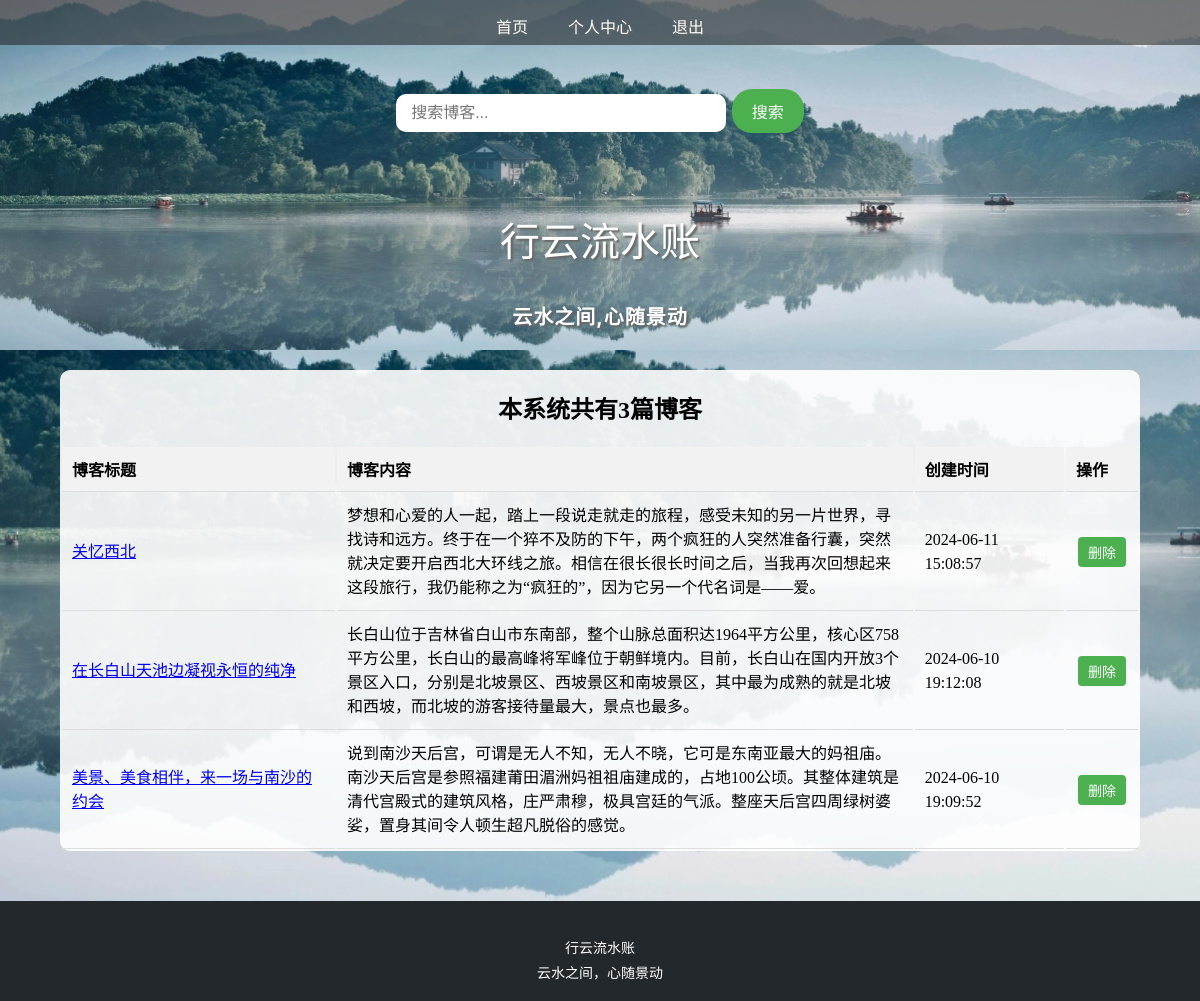
Page /manager_blog.php (signed in) on the committed database.
### tables this page shows
CREATE TABLE `article` (
  `id` int(11) UNSIGNED NOT NULL,
  `type_id` int(11) NOT NULL,
  `title` varchar(200) NOT NULL,
  `content` text NOT NULL,
  `author` varchar(20) NOT NULL,
  `pubtime` datetime NOT NULL,
  `picture` varchar(50) NOT NULL,
  `is_deleted` tinyint(1) NOT NULL DEFAULT '0'
);

### manager_blog.php (the view, shortened to what this page needs)
<!DOCTYPE html>
<html lang="zh-CN">
<head>
    <link rel="stylesheet" href="./css/manager_blog.css">
</head>
<body>
    <?php
    require "./header.php";
    $link = @mysqli_connect(HOST, USER, PASS, DBNAME) or die("ERROR: CANNOT CONNECT TO DATABASE!");
    $get_blogs_sql = "SELECT id, title, content, pubtime
                      FROM article
                      WHERE is_deleted = 0
                      ORDER BY pubtime DESC";
    $res_blogs = mysqli_query($link, $get_blogs_sql);
    $num_blogs = mysqli_num_rows($res_blogs);
    ?>
    <div class="blog_table_wrapper">
        <div class="blog_table">
            <div class="blog_title">
                <h2 style="text-align: center;"><?php echo "本系统共有" . $num_blogs . "篇博客" . "<br/>"; ?></h2>
            </div>
            <table>
                <thead>
                    <tr>
                        <th>博客标题</th>
                        <th>博客内容</th>
                        <th>创建时间</th>
                        <th>操作</th>
                    </tr>
                </thead>
                <tbody>
                    <?php
                    while ($blog = mysqli_fetch_array($res_blogs)) {
                        $content_words = str_word_count($blog["content"], 0);
                        $content_display = $content_words > 100 ? substr($blog["content"], 0, 100) . "..." : $blog["content"];
                    ?>
                    <tr>
                        <td><a href="blog_article.php?blog_id=<?php echo $blog["id"]; ?>"><?php echo $blog["title"]; ?></a></td>
                        <td><?php echo $content_display; ?></td>
                        <td><?php echo $blog["pubtime"]; ?></td>
                        <td>
                            <div class="blog_actions">
                                <form name="blog" action="./delete_blog_sql.php" method="POST">
                                    <input type="submit" name="submit" class="button" value="删除" />
                                </form>
                            </div>
                        </td>
                    </tr>
                    <?php } ?>
                </tbody>
            </table>
        </div>
    </div>
    <div style="height: 50px;"></div>
    <?php require("./footer.php"); ?>
</body>
</html>

### css/manager_blog.css (style rules this page uses)
.blog_table_wrapper { display: flex; justify-content: center; margin-top: 20px; }
.blog_table { background-color: rgba(255, 255, 255, 0.9); width: 90%; border-collapse: collapse; font-size: 16px; border-radius: 10px; }
.blog_table th, .blog_table td { padding: 10px; text-align: left; border-bottom: 1px solid #ddd; color: black; }
.blog_table th { background-color: #f2f2f2; }
.blog_actions { display: flex; justify-content: space-around; }
.blog_actions .button { background-color: #4CAF50; border: none; color: white; padding: 5px 10px; text-align: center; text-decoration: none; display: inline-block; font-size: 14px; margin: 4px 2px; cursor: pointer; border-radius: 4px; }
.blog_table td { max-width: 300px; max-width: 600px; line-height: 1.5; }

### css/header.css (style rules this page uses)
body { margin: 0; overflow-x: hidden; overflow-y: auto; background-image: url("../images/111.jpg"); background-size: cover; background-repeat: no-repeat; background-position: center; }

### rows in the picture
article: title "关忆西北", content "梦想和心爱的人一起，踏上一段说走就走的旅程，感受未知的另一片世界，寻找诗和远方。终于在一个猝不及防的下午，两个疯狂的人突然准备行囊，突然就决定要开启西北大环线之旅。相信在很长很长时间之后，当我再次回想起来这段旅行，我仍能称之为“疯狂的”，因为它另一个代名词是——爱。", pubtime "2024-06-11 15:08:57"
article: title "在长白山天池边凝视永恒的纯净", content "长白山位于吉林省白山市东南部，整个山脉总面积达1964平方公里，核心区758平方公里，长白山的最高峰将军峰位于朝鲜境内。目前，长白山在国内开放3个景区入口，分别是北坡景区、西坡景区和南坡景区，其中最为成熟的就是北坡和西坡，而北坡的游客接待量最大，景点也最多。", pubtime "2024-06-10 19:12:08"
article: title "美景、美食相伴，来一场与南沙的约会", content "说到南沙天后宫，可谓是无人不知，无人不晓，它可是东南亚最大的妈祖庙。南沙天后宫是参照福建莆田湄洲妈祖祖庙建成的，占地100公顷。其整体建筑是清代宫殿式的建筑风格，庄严肃穆，极具宫廷的气派。整座天后宫四周绿树婆娑，置身其间令人顿生超凡脱俗的感觉。", pubtime "2024-06-10 19:09:52"

### other values in the picture
$num_blogs "3"
